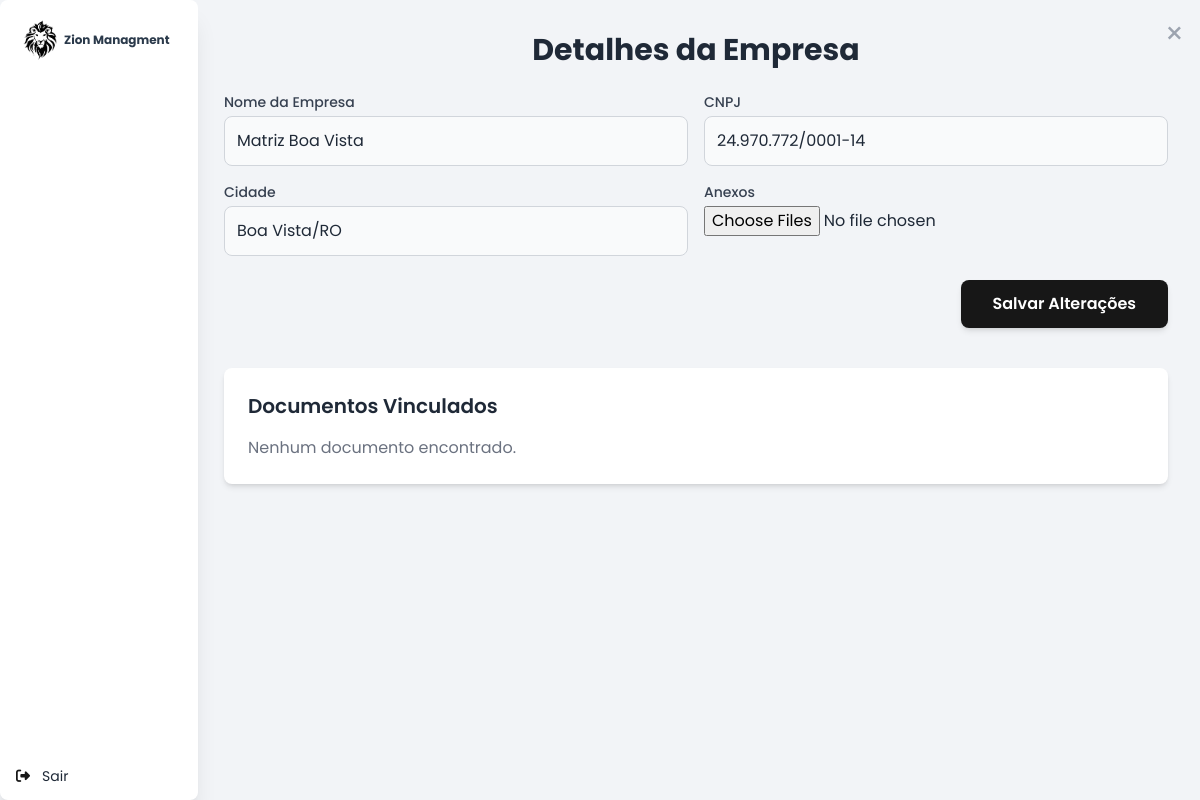
Page /empresas/detalhes.php?empresa_id=2 (signed in) on the committed database.
### tables this page shows
CREATE TABLE `empresas` (
  `id` int(11) NOT NULL,
  `cnpj` varchar(20) NOT NULL,
  `nome` varchar(255) NOT NULL,
  `razao_social` varchar(255) DEFAULT NULL,
  `telefone` varchar(20) DEFAULT NULL,
  `email` varchar(255) DEFAULT NULL,
  `localizacao` varchar(255) DEFAULT NULL,
  `criado_em` timestamp NOT NULL DEFAULT current_timestamp()
);

### backend/auth.php (called while the page is built, shortened)
<?php
$conn = new mysqli('localhost', 'root', '', 'axel_db');
$user_id = $_SESSION['user_id'];
$stmt = $conn->prepare("
   SELECT
    u.id, u.email,  u.is_superuser,
    u.setor_id, u.empresa_id,
    COALESCE(s.nome, '') AS setor_nome,
    COALESCE(e.localizacao, '') AS empresa_nome
FROM users u
LEFT JOIN setores s ON u.setor_id = s.id
LEFT JOIN empresas e ON u.empresa_id = e.id
WHERE u.id = ?
");
$stmt->bind_param("i", $user_id);
$stmt->execute();
$result = $stmt->get_result();

### empresas/detalhes.php (the view, shortened to what this page needs)
<?php
include '../backend/auth.php';
include '../layout/imports.php';
$host = 'localhost';
$dbname = 'axel_db';
$username = 'root';
$password = '';
$conn = new mysqli($host, $username, $password, $dbname);
$empresa = null;
if (isset($_GET['empresa_id'])) {
    $empresa_id = intval($_GET['empresa_id']);
    $stmt = $conn->prepare("SELECT * FROM empresas WHERE id = ?");
    $stmt->bind_param("i",  $empresa_id);
    $stmt->execute();
    $result = $stmt->get_result();
    $empresa = $result->fetch_assoc();
}
?>
<!DOCTYPE html>
<html lang="pt-BR">
<head>
    <script src="https://cdn.tailwindcss.com"></script>
</head>
<body class="bg-[#F2F4F7] min-h-screen flex">
    <?php include '../layout/sidemenu.php'; ?>
    <div class="w-full ">
        <div class="relative  p-8 animate-fadeIn">
            <button onclick="window.location.href = './index.php' " class="absolute top-4 right-4 text-gray-400 hover:text-gray-600 dark:hover:text-gray-300 text-3xl">
                &times;
            </button>
            <h2 class="text-3xl font-bold text-gray-800 dark:text-white mb-6 text-center">
                Detalhes da Empresa
            </h2>
            <form method="POST" class="space-y-6" action="./update.php" enctype="multipart/form-data">
                <div class="grid grid-cols-1 md:grid-cols-2 gap-4">
                    <div class="flex flex-col">
                        <label for="nome" class="text-gray-700 mb-1 text-sm font-medium">Nome da Empresa</label>
                        <input type="text" id="nome" name="nome" required
                            value="<?= htmlspecialchars($empresa['nome'] ?? '') ?>"
                            class="w-full rounded-lg border border-gray-300 dark:border-gray-700 bg-gray-50 dark:bg-gray-800 p-3 text-gray-800 dark:text-gray-100 focus:outline-none focus:ring-2 focus:ring-primary focus:border-primary" />
                    </div>
                    <div class="flex flex-col">
                        <label for="cnpj" class="text-gray-700 mb-1 text-sm font-medium">CNPJ</label>
                        <input type="text" id="cnpj" name="cnpj" required
                            value="<?= htmlspecialchars($empresa['cnpj'] ?? '') ?>"
                            class="w-full rounded-lg border border-gray-300 dark:border-gray-700 bg-gray-50 dark:bg-gray-800 p-3 text-gray-800 dark:text-gray-100 focus:outline-none focus:ring-2 focus:ring-primary focus:border-primary" />
                    </div>
                    <div class="flex flex-col">
                        <label for="cidade" class="text-gray-700 mb-1 text-sm font-medium">Cidade</label>
                        <input type="text" id="cidade" name="cidade" required
                            value="<?= htmlspecialchars($empresa['localizacao'] ?? '') ?>"
                            class="w-full rounded-lg border border-gray-300 dark:border-gray-700 bg-gray-50 dark:bg-gray-800 p-3 text-gray-800 dark:text-gray-100 focus:outline-none focus:ring-2 focus:ring-primary focus:border-primary" />
                    </div>
                    <div class="flex flex-col">
                        <label for="anexos" class="text-gray-700 mb-1 text-sm font-medium">Anexos</label>
                        <input type="file" id="anexos" name="anexos[]" multiple
                            class="w-full text-gray-800 dark:text-gray-100" />
                    </div>
                </div>
                <div class="flex justify-end">
                    <button type="submit" name="criar"
                        class="bg-primary hover:bg-primary-dark text-white font-semibold px-8 py-3 rounded-lg shadow-md hover:shadow-lg transition duration-300">
                        <?= isset($empresa['id']) ? 'Salvar Alterações' : 'Criar' ?>
                    </button>
                </div>
            </form>
            <?php if (isset($empresa['id'])): ?>
                <div class="mt-10 p-6 bg-white rounded-lg shadow-md">
                    <h3 class="text-xl font-semibold mb-4 text-gray-800">Documentos Vinculados</h3>
                    <?php
                    $stmt_docs = $conn->prepare("SELECT id, nome, caminho_arquivo FROM documentos WHERE tabela_ref = 'empresas' AND ref_id = ?");
                    $stmt_docs->bind_param("i", $empresa['id']);
                    $stmt_docs->execute();
                    $result_docs = $stmt_docs->get_result();
                    if ($result_docs->num_rows > 0):
                    ?>
                        <ul class="divide-y divide-gray-200">
                            <?php while ($doc = $result_docs->fetch_assoc()): ?>
                                <li class="flex items-center justify-between py-2">
                                    <div>
                                        <a href="./<?= htmlspecialchars($doc['caminho_arquivo']) ?>" target="_blank" class="text-blue-600 hover:underline">
                                            <?= htmlspecialchars($doc['nome']) ?>
                                        </a>
                                    </div>
                                    <form method="POST" action="delete_document.php" onsubmit="return confirm('Tem certeza que deseja excluir este documento?')">
                                        <input type="hidden" name="documento_id" value="./uploads/empresas/<?= $doc['id'] ?>">
                                        <button type="submit" class="text-red-600 hover:text-red-800 font-medium">Excluir</button>
                                    </form>
                                </li>
                            <?php endwhile; ?>
                        </ul>
                    <?php else: ?>
                        <p class="text-gray-500">Nenhum documento encontrado.</p>
                    <?php endif; ?>
                </div>
            <?php endif; ?>
        </div>
    </div>
</body>

### empresas/detalhes.php (style rules this page uses)
* { font-family: "Poppins", sans-serif; font-style: normal; }

### layout/sidemenu.php (style rules this page uses)
body { margin-left: 16%; }

### rows in the picture
empresas: nome "Matriz Boa Vista", cnpj "24.970.772/0001-14", cidade "Boa Vista/RO"
